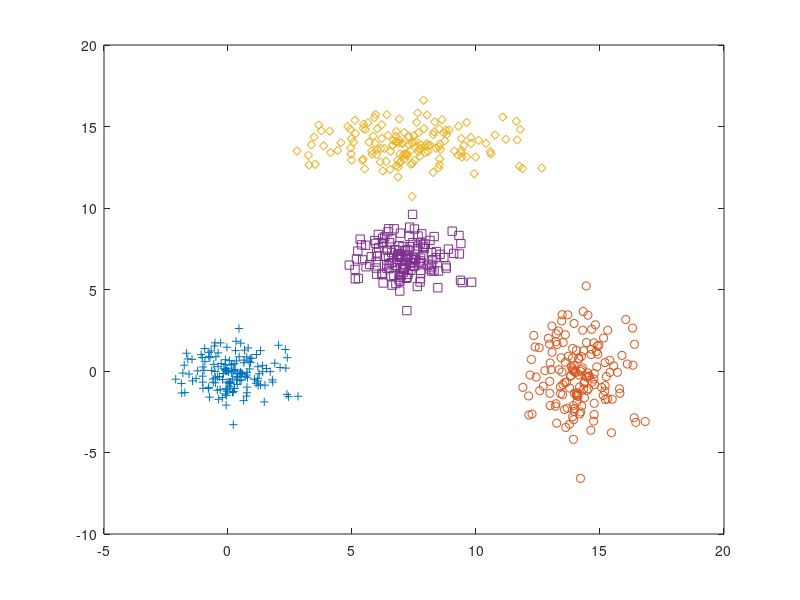

Recreate this plot in MATLAB. (Note: this script raises an error after producing the figure.)
clear;
% set data1
mu = [0;0];
sigma = [1 0; 0 1];
rng default  % For reproducibility
r = mvnrnd(mu,sigma,150);
figure(1);
plot(r(:,1),r(:,2),'+');
hold on;
oi = [r];
% set data2
mu = [14;0];
sigma = [1 0; 0 4];
rng default  % For reproducibility
r = mvnrnd(mu,sigma,150);
plot(r(:,1),r(:,2),'o');
hold on;
oi = [ oi ;r];
% set data3
mu = [7;14];
sigma = [4 0; 0 1];
rng default  % For reproducibility
r = mvnrnd(mu,sigma,150);
plot(r(:,1),r(:,2),'d');
hold on;
oi = [ oi ;r];
% set data4
mu = [7;7];
sigma = [1 0; 0 1];
rng default  % For reproducibility
r = mvnrnd(mu,sigma,150);
plot(r(:,1),r(:,2),'s');
hold on;
oi = [ oi ;r ];
% set ans
ans = [zeros(150,1)+1 ;zeros(150,1)+2 ;zeros(150,1)+3; zeros(150,1)+4];
% rearrange
total=600;
train_total=total*0.8;
test_total = total*0.2;
r = randperm(total);
oi(:,1) = oi(r,1);
oi(:,2) = oi(r,2);
ans = ans(r);
t=[1:total];
final_ans = zeros(600,4);
for i=1:600
    final_ans(i,ans(i)) = 1;
end
test=oi([train_total+1 :total], :);
test_ans = final_ans([train_total+1 :total],:);


net = feedforwardnet(5);
net.layers{2}.size = 4;
net.inputs{1}.size=2;
net.layers{1}.transferFcn = 'logsig';
net.layers{2}.transferFcn = 'logsig';
net.divideFcn = 'dividetrain';
net.trainFcn='traingd';
net=train(net,oi.',final_ans.');




